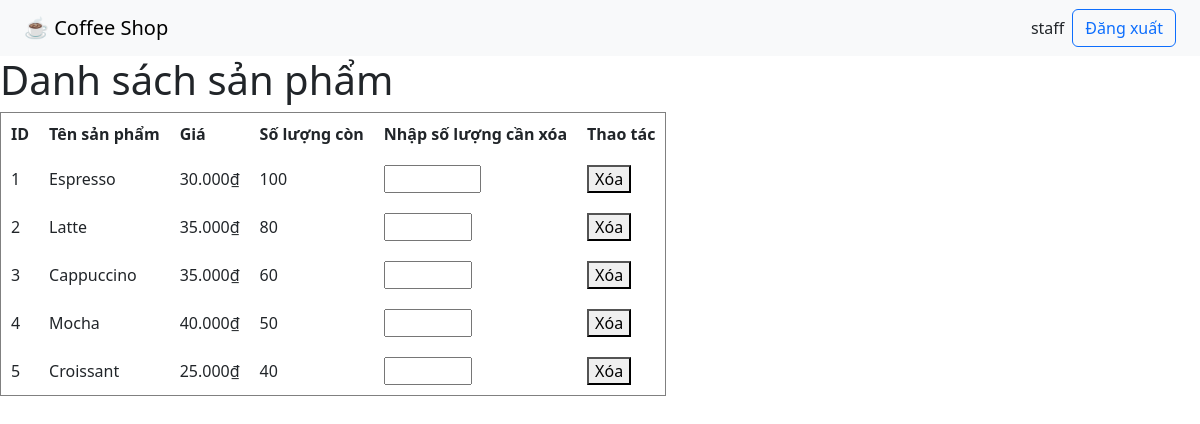
The page /InventoryController/displayAllItem (signed in) on the database its author committed.
### tables this page shows
CREATE TABLE Inventory (
    itemId INT PRIMARY KEY,
    quantity INT,
    FOREIGN KEY (itemId) REFERENCES Item(itemId)
);

CREATE TABLE Item (
    itemId INT AUTO_INCREMENT PRIMARY KEY,
    name VARCHAR(100),
    image VARCHAR(255),
    note TEXT,
    price INT
);

### core/Controller.php (called while the page is built, shortened)
<?php
class Controller {
    public function model($modelName) {
        return new $modelName;
    }
    public function view($viewPath, $data = []) {
        require_once __DIR__ . '/../app/views/' . $viewPath . '.php';
    }
}

### app/controllers/InventoryController.php (called while the page is built, shortened)
<?php
    class InventoryController extends Controller {
        public function displayAllItem() {
            $data = $this->model('Inventory')->getAllItems();
            $this->view('manager/track_inventory', $data);
        }
    }
?>

### core/Database.php (called while the page is built, shortened)
<?php
class Database {
    private $host = "localhost";
    private $user = "root";
    private $pass = "";
    private $dbname = "coffee_shop";
    private $dbh;
    private $stmt;
    public function __construct() {
        $dsn = "mysql:host={$this->host};dbname={$this->dbname};charset=utf8";
        $options = [
            PDO::ATTR_ERRMODE            => PDO::ERRMODE_EXCEPTION,
            PDO::ATTR_DEFAULT_FETCH_MODE => PDO::FETCH_ASSOC
        ];
        try {
            $this->dbh = new PDO($dsn, $this->user, $this->pass, $options);
        } catch (PDOException $e) {
            die("Database Connection Failed: " . $e->getMessage());
        }
    }
    public function query($sql) {
        $this->stmt = $this->dbh->prepare($sql);
    }
    public function execute() {
        return $this->stmt->execute();
    }
    public function resultSet() {
        $this->execute();
        return $this->stmt->fetchAll(PDO::FETCH_ASSOC);
    }
}

### app/models/Inventory.php (called while the page is built, shortened)
<?php
class Inventory {
    private $db;
    public function __construct() {
        $this->db = new Database();
    }
    public function getAllItems() {
        $this->db->query("SELECT item.itemId, item.name, item.price, inventory.quantity FROM inventory LEFT JOIN item ON inventory.itemId = item.itemId");
        return $this->db->resultSet();
    }
}

### app/views/manager/track_inventory.php (the view, shortened to what this page needs)
<h1>Danh sách sản phẩm</h1>
<table border="1" cellpadding="10" cellspacing="0">
    <tr>
        <th>ID</th>
        <th>Tên sản phẩm</th>
        <th>Giá</th>
        <th>Số lượng còn</th>
        <th>Nhập số lượng cần xóa</th>
        <th>Thao tác</th>
    </tr>
    <?php foreach ($data as $item): ?>
        <tr>
            <form method="POST" action="/cnpm-final/InventoryController/deleteItem">
                <td><?= $item['itemId']; ?></td>
                <td><?= $item['name']; ?></td>
                <td><?= number_format($item['price'], 0, ',', '.') ?>₫</td>
                <td><?= $item['quantity']; ?></td>
                <td>
                    <input type="number" name="quantity" min="1" max="<?= $item['quantity']; ?>" required>
                </td>
                <td>
                    <button type="submit" onclick="return confirm('Xóa sản phẩm này?')">Xóa</button>
                </td>
            </form>
        </tr>
    <?php endforeach; ?>
</table>

### index.php (shortened to what this page needs)
<link rel="stylesheet" href="/cnpm-final/public/css/style.css">
<link href="https://cdn.jsdelivr.net/npm/bootstrap@5.3.0/dist/css/bootstrap.min.css" rel="stylesheet">
<?php
    spl_autoload_register(function ($class) {
        $paths = ['core/', 'app/controllers/', 'app/models/'];
        foreach ($paths as $path) {
            $file = $path . $class . '.php';
            if (file_exists($file)) {
                return;
            }
        }
    });
    require_once __DIR__ . '/app/views/layout/header.php';
    $app = new App();
?>

### app/views/layout/header.php
<?php $role = $_SESSION['role'] ?? 'guest';?>
<?php
  $actionUrl = ($role == 'guest') ? '/cnpm-final/HomeController/loginPage' : '/cnpm-final/AuthController/logout';
  $buttonText = ($role == 'guest') ? 'Đăng nhập' : 'Đăng xuất';
?>
<nav class="navbar navbar-expand-lg navbar-light bg-light px-4">
  <a class="navbar-brand" href="/cnpm-final/HomeController/index">☕ Coffee Shop</a>
  <div class="ms-auto d-flex align-items-center gap-2">
    <span><?=$role?></span>
    <a href="<?=$actionUrl?>" class="btn btn-outline-primary"><?=$buttonText?></a>
  </div>
</nav>

### core/App.php (shortened to what this page needs)
<?php
    class App {
        protected $method = 'index';
        public function __construct() {
            $url = $this->parseUrl();
            $controllerPath = __DIR__ . '/../app/controllers/' . ucfirst($url[0]) . '.php';
            if (file_exists($controllerPath)) {
                unset($url[0]);
            }
            $this->controller = new $this->controller;
            if (isset($url[1]) && method_exists($this->controller, $url[1])) {
                $this->method = $url[1];
                unset($url[1]);
            }
            $this->params = $url ? array_values($url) : [];
            if ($_SERVER['REQUEST_METHOD'] === 'POST' && method_exists($this->controller, 'handlePost')) {
                call_user_func_array([$this->controller, 'handlePost'], $this->params);
            } else {
                call_user_func_array([$this->controller, $this->method], $this->params);
            }
        }
        private function parseUrl() {
            if (isset($_GET['url'])) {
                return explode('/', filter_var(rtrim($_GET['url'], '/'), FILTER_SANITIZE_URL));
            }
            return ['home'];
        }
    }
?>

### public/css/style.css (style rules this page uses)
.btn { display: inline-block; padding: 8px 16px; background-color: #007BFF; color: white; text-decoration: none; border-radius: 4px; }

### rows shown on the page
inventory: itemId.itemId "1", itemId.name "Espresso", itemId.price "30.000", quantity "100"
inventory: itemId.itemId "2", itemId.name "Latte", itemId.price "35.000", quantity "80"
inventory: itemId.itemId "3", itemId.name "Cappuccino", itemId.price "35.000", quantity "60"
inventory: itemId.itemId "4", itemId.name "Mocha", itemId.price "40.000", quantity "50"
inventory: itemId.itemId "5", itemId.name "Croissant", itemId.price "25.000", quantity "40"

### other values the page prints
$role "staff"
$buttonText "Đăng xuất"
